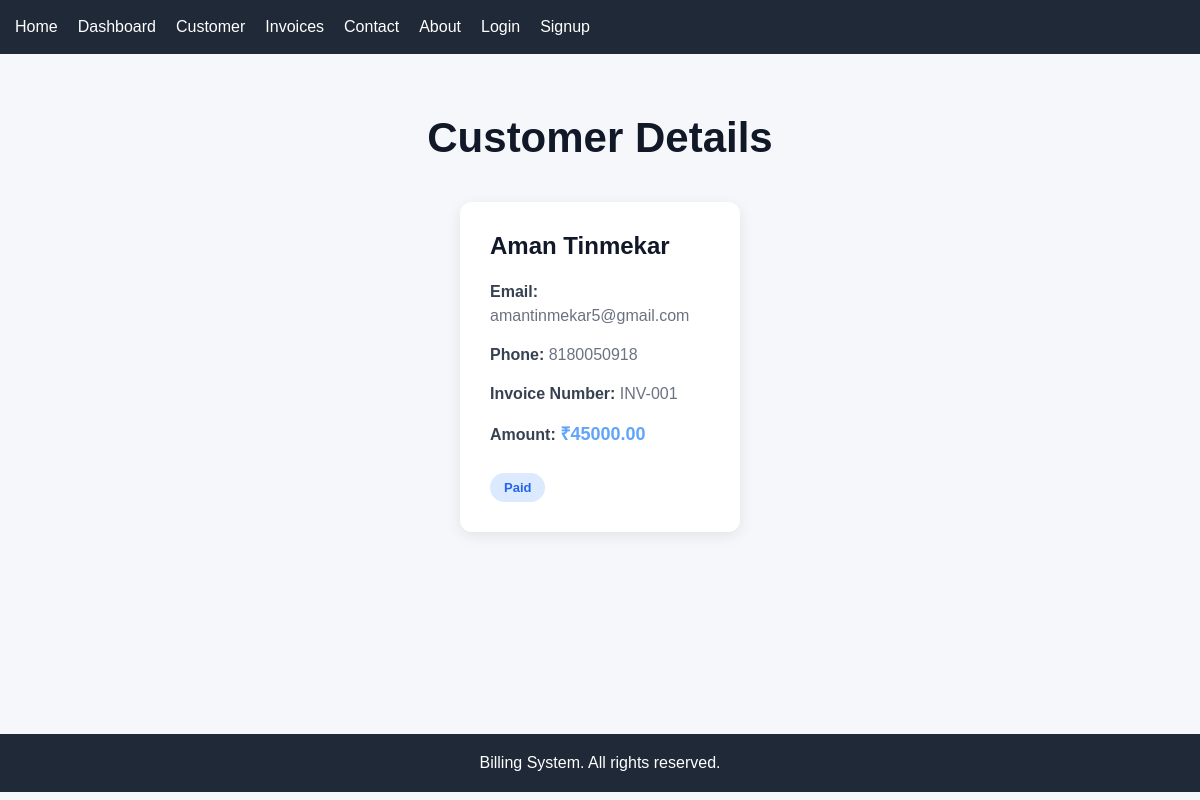
/show-invoice/, run on the app's committed database.
### invoices/models.py (models this page shows, shortened)
class Invoice(models.Model):
    customer_name = models.CharField(max_length=100)
    customer_email = models.EmailField()
    customer_phone = models.CharField(max_length=15)
    invoice_number = models.CharField(max_length=20, unique=True)
    invoice_date = models.DateField(auto_now_add=True)
    due_date = models.DateField()
    amount = models.DecimalField(max_digits=10, decimal_places=2)
    tax_amount = models.DecimalField(max_digits=10, decimal_places=2, default=0)
    discount = models.DecimalField(max_digits=10, decimal_places=2, default=0)
    total_amount = models.DecimalField(max_digits=10, decimal_places=2)
    is_paid = models.BooleanField(default=False)
    payment_date = models.DateField(null=True, blank=True)
    payment_method = models.CharField(
        max_length=50,
        choices=[
            ("Cash", "Cash"),
            ("UPI", "UPI"),
            ("Card", "Card"),
            ("Bank Transfer", "Bank Transfer"),
        ],
        blank=True,
    )
    description = models.TextField(blank=True)
    created_at = models.DateTimeField(auto_now_add=True)
    updated_at = models.DateTimeField(auto_now=True)

### invoices/views.py (the view)
# urls.py: path("show-invoice/", views.show_one_invoice, name="show_one_invoice"),
def show_one_invoice(request):
    invoice = Invoice.objects.get(invoice_number="INV-001")
    data = {"invoices": [invoice]}
    return render(request, "customer_name.html", data)

### invoices/templates/customer_name.html
{% extends "base.html" %} {% block content %}
<div class="customer-container">
  <h1>Customer Details</h1>
  <div class="customer-cards">
    {% for invoice in invoices %}
    <div class="customer-card">
      <h2>{{ invoice.customer_name }}</h2>
      <p>
        <strong>Email:</strong>
        {{ invoice.customer_email }}
      </p>
      <p>
        <strong>Phone:</strong>
        {{ invoice.customer_phone }}
      </p>
      <p>
        <strong>Invoice Number:</strong>
        {{ invoice.invoice_number }}
      </p>
      <p>
        <strong>Amount:</strong>
        <span class="customer-amount"> ₹{{ invoice.amount }} </span>
      </p>
      {% if invoice.is_paid %}
      <span class="invoice-type large-invoice"> Paid </span>
      {% else %}
      <span class="invoice-type regular-invoice"> Unpaid </span>
      {% endif %}
    </div>
    {% empty %}
    <div class="customer-card">
      <h2>No Customers Found</h2>
      <p>There are currently no customers to display.</p>
    </div>
    {% endfor %}
  </div>
</div>
{% endblock %}

### invoices/static/style.css (style rules this page uses)
* { margin: 0; padding: 0; box-sizing: border-box; font-family: Arial, sans-serif; }
body { background-color: #f5f7fa; color: #333; }
.customer-container { width: 90%; max-width: 1200px; margin: 60px auto; min-height: 70vh; }
.customer-container h1 { font-size: 42px; text-align: center; color: #111827; margin-bottom: 40px; }
.customer-cards { display: flex; justify-content: center; gap: 25px; flex-wrap: wrap; }
.customer-card { width: 280px; background-color: white; padding: 30px; border-radius: 12px; box-shadow: 0 4px 15px rgba(0, 0, 0, 0.08); transition: 0.3s; }
.customer-card h2 { color: #111827; font-size: 24px; margin-bottom: 20px; }
.customer-card p { color: #6b7280; font-size: 16px; margin-bottom: 15px; line-height: 1.5; }
.customer-card strong { color: #374151; }
.invoice-type { display: inline-block; margin-top: 10px; padding: 7px 14px; border-radius: 20px; font-size: 13px; font-weight: bold; }
.large-invoice { background-color: #dbeafe; color: #2563eb; }
.customer-amount { color: #60a5fa; font-weight: bold; font-size: 18px; }

### data on the page
Invoice: customer_name "Aman Tinmekar", customer_email "amantinmekar5@gmail.com", customer_phone "8180050918", invoice_number "INV-001", amount "45000.00", is_paid "Paid"
